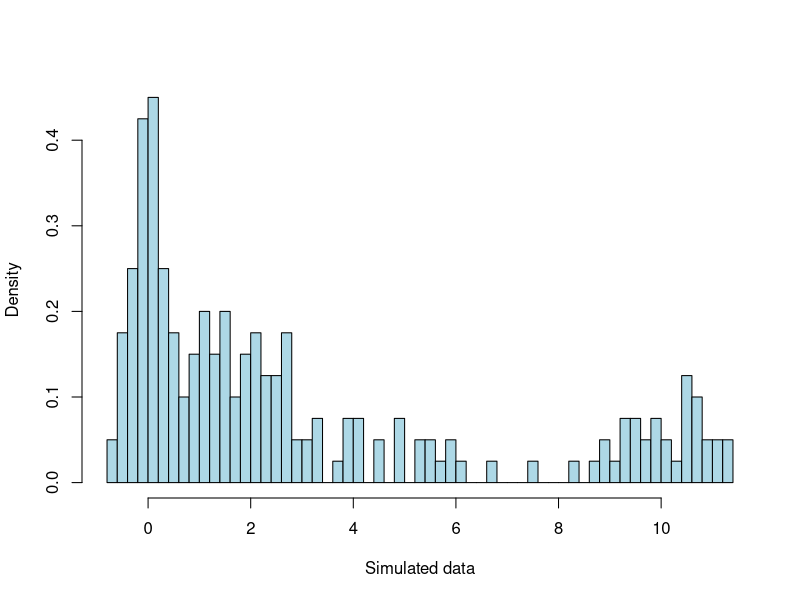
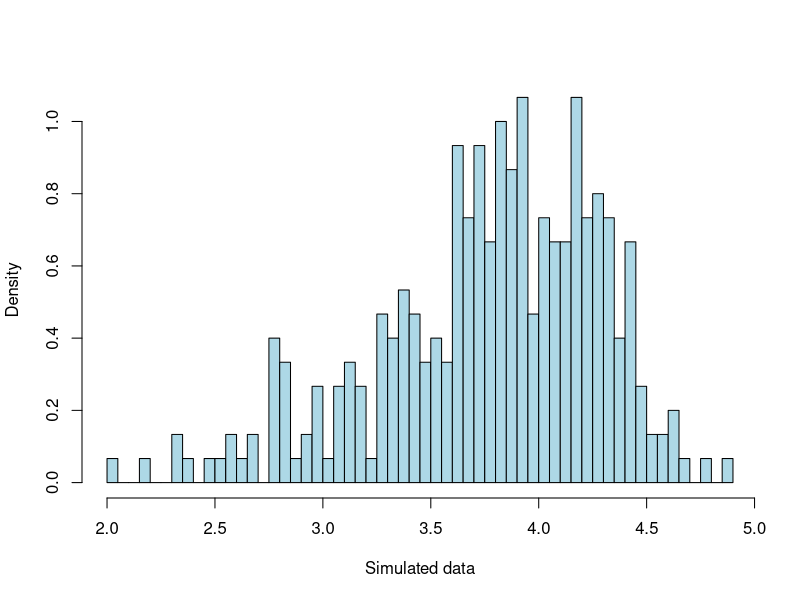

R code for these plots, in order: (Note: a time limit stopped this script after it produced the figures.)
##############################
# uvnm.rjmcmc 
##############################

rdirichlet <- function (n, alpha) {
  if(length(n) > 1) n <- length(n)
  if(length(n) == 0 || as.integer(n) == 0) return(numeric(0))
  n <- as.integer(n)
  if(n < 0) stop("integer(n) can not be negative in rtriang")
  
  if(is.vector(alpha)) alpha <- t(alpha)
  l <- dim(alpha)[2]
  x <- matrix(rgamma(l * n, t(alpha)), ncol = l, byrow=TRUE)  # Gere le recycling
  return(x / rowSums(x))
}

rMultinom <- function(p){
  if(any(p < 0))
    stop("non-positive probability")
  if(!isTRUE(all.equal(rowSums(p),rep(1, nrow(p)))))
    stop("The sums of probabilities have to be 1.")
  k <- ncol(p)
  n <- nrow(p)
  csm <- ifelse(outer(1:k,1:(k - 1),FUN=`<=`), 1, 0)
  cp <- p %*% csm
  U <- runif(n)
  rowSums(sweep(cp, 1, U, `<=`)) + 1
}



######################################
## decide whether to split-combine and birth-death
######################################

decideScBd <- function(k, kmax){
  if(k==1)
    action <- 1
  else{
    if(k==kmax)
      action <- 0
    else
      action <- ifelse(runif(1) <0.5, 1, 0)
  }
}

################################################
## get the probabilities for z in the split and combine cases
################################################

getP <- function(yjstar, muj1, muj2, sigma2j1, sigma2j2, wj1, wj2){
  p <- cbind(dnorm(yjstar, muj1, sqrt(sigma2j1)),
             dnorm(yjstar, muj2, sqrt(sigma2j2)))
  p[,1] <- p[,1] * wj1
  p[,2] <- p[,2] * wj2                 
  s <- rowSums(p)
  p[which(s == 0 | !is.finite(s)),] <- 1
  p / rowSums(p)
}

################################################
## get acceptance probabilities for split-combine
################################################

getAsc <- function(yjstar, j1.pos, j2.pos, k,
                   wj1, wj2, wjstar,
                   muj1, muj2, mujstar,
                   sigma2j1, sigma2j2, sigma2jstar,
                   delta, xi, kappa, alpha, beta,
                   p, b, d, u1, u2, u3){
  
  ## calculate acceptance probability
  ## take log first then transform to exponential. Cause there are
  ## multiplication of larger number of densities and so on.
  
  #likelihood ratio
  log.lr <- sum(dnorm(yjstar[j1.pos], mean=muj1, sd=sqrt(sigma2j1), log=TRUE)) +
    sum(dnorm(yjstar[j2.pos], mean=muj2, sd=sqrt(sigma2j2), log=TRUE)) -
    sum(dnorm(yjstar, mean=mujstar, sd=sqrt(sigma2jstar), log=TRUE))
  l1 <- length(j1.pos)
  l2 <- length(j2.pos)
  
  #term 1-3: ratio between two states
  #term1 includes various ratios
  log.term1 <- log.lr +    #likelihood ratio
    log(1) +               #ratio of p(k+1)/p(k)
    (delta-1+l1)*log(wj1) + (delta-1+l2)*log(wj2) - (delta-1+l1+l2)*log(wjstar) - #ratio of z
    lbeta(delta, k*delta) #ratio of w
  
  #term2 is the ratio of mu
  log.term2 <- log(k+1) +
    0.5*log(kappa/(2*pi)) -
    0.5*kappa*((muj1-xi)*2 + (muj2-xi)*2 - (mujstar-xi)*2) 
  
  #term3 is the ratio of sigma
  log.term3 <- alpha*log(beta) - lgamma(alpha) +
    (-alpha-1)*(log(sigma2j1) + log(sigma2j2) - log(sigma2jstar)) -
    beta*(1/sigma2j1 + 1/sigma2j2 - 1/sigma2jstar)
  
  #term4 is the transform ratio between two states
  log.Palloc <- sum(log(p[,1][j1.pos])) + sum(log(p[,2][j2.pos]))
  log.term4 <- log(d[k+1]) - log(b[k]) - log.Palloc -
    dbeta(u1, 2, 2, log=TRUE) - dbeta(u2, 2, 2, log=TRUE) - dbeta(u3, 1, 1, log=TRUE)
  
  #term5 is the Jacobian
  log.term5 <- log(wjstar) +log(abs(muj1-muj2)) + log(sigma2j1) + log(sigma2j2) -
    log(u2) -log(1-u2^2) - log(u3) - log(1-u3) - log(sigma2jstar)
  
  exp(log.term1 + log.term2 + log.term3 + log.term4 + log.term5)
}

######################################
## SPLIT MOVE
######################################

split <- function(y, k, w, mu, sigma2, Z, b, d, delta, xi, kappa, alpha, beta){
  #choose a component to split
  jstar <- sample(1:k, 1)
  
  s.acc <-0
  
  #generate intermidiate parameters
  u1 <- rbeta(1, 2, 2)
  u2 <- rbeta(1, 2, 2)
  u3 <- rbeta(1, 1, 1)
  
  #generate two new ws
  wjstar <- w[jstar]
  wj1 <- wjstar * u1
  wj2 <- wjstar * (1-u1)
  
  
  #generate two new mus
  mujstar <- mu[jstar]
  sigma2jstar <- sigma2[jstar]
  muj1 <- mujstar - u2*sqrt(sigma2jstar)*sqrt(wj2/wj1)
  muj2 <- mujstar + u2*sqrt(sigma2jstar)*sqrt(wj1/wj2)
  
  #check order of mu
  #newmu.part <- c(mu[jstar-1], muj1, muj2, mu[jstar+1])
  #if(all(order(newmu.part) == 1:length(newmu.part))){
    #generate two new sigma2s
    sigma2j1 <- u3 * (1-u2^2) * sigma2jstar * wjstar / wj1
    sigma2j2 <- (1-u3) * (1-u2^2) * sigma2jstar * wjstar / wj2
  
  #allocate z_i=jstar
  jstar.pos <- which(Z==jstar)
  if(length(jstar.pos) > 0){
    yjstar <- y[jstar.pos]
    p <- getP(yjstar, muj1, muj2, sigma2j1, sigma2j2, wj1, wj2)
    zj12 <- rMultinom(p)
    j1.pos <- which(zj12==1)
    j2.pos <- which(zj12==2)
    
    A <- getAsc(yjstar, j1.pos, j2.pos, k,
                wj1, wj2, wjstar,
                muj1, muj2, mujstar,
                sigma2j1, sigma2j2, sigma2jstar,
                delta, xi, kappa, alpha, beta,
                p, b, d, u1, u2, u3)
    
    if(runif(1) < min(1, A)){
      s.acc <- 1
      indicator <- rep(0,k)
      indicator[jstar] <- 1
      indicator[which((1:k) > jstar)] <- 2
      ind0 <- which(indicator==0)
      ind2 <- which(indicator==2)
      
      #generate new w vector
      w <- c(w[ind0], wj1, wj2, w[ind2])
      #generate new mu vector
      
      #TRACK CHANGE 'sample'
      mu <- c(mu[ind0], muj1, muj2, mu[ind2])
      #generate new sigma2 vector
      sigma2 <- c(sigma2[ind0], sigma2j1, sigma2j2, sigma2[ind2])
      #gernerate new Z matrix
      larger <- which(Z > jstar)
      Z[larger] <- Z[larger] + 1
      Z[jstar.pos[j1.pos]] <- jstar
      Z[jstar.pos[j2.pos]] <- jstar + 1
      
      
    }
  }
  
  list(w=w, mu=mu, sigma2=sigma2, Z=Z, s.acc=s.acc)
}

######################################
## COMBINE MOVE
######################################
combine <- function(y, k, w, mu, sigma2, Z, b, d, delta, xi, kappa, alpha, beta){
  #choose a pair of components to combine
  j1 <- sample(1:(k-1), 1)
  j2 <- j1 + 1
  
  # combine accepted
  c.acc <- 0
  
  #generate new parameters
  wj1 <- w[j1]
  wj2 <- w[j2]
  muj1 <- mu[j1]
  muj2 <- mu[j2]
  sigma2j1 <- sigma2[j1]
  sigma2j2 <- sigma2[j2]
  wjstar <- w[j1] + w[j2]
  mujstar <- (wj1*muj1 + wj2*muj2) / wjstar
  sigma2jstar = wj1*wj2*((muj1-muj2)/wjstar)**2 +
    (wj1*sigma2j1+wj2*sigma2j2)/wjstar
  
  #calculate acceptance probability
  #likelihood ratio
  jstar.pos <- which(Z==j1 | Z==j2)
  j1.pos <- match(which(Z==j1), jstar.pos)
  j2.pos <- match(which(Z==j2), jstar.pos)
  yjstar <- y[jstar.pos]
  p <- getP(yjstar, muj1, muj2, sigma2j1, sigma2j2, wj1, wj2)
  
  #generate intermidiate parameters
  #u1 u2 u3 are derived from split move (equations below eqn (10) on page 739
  u1 <- rbeta(1, 2, 2)
  u2 <- rbeta(1, 2, 2)
  u3 <- rbeta(1, 1, 1)
  #u1 <- wj1 / wjstar
  #u2 = (muj2-muj1) * sqrt(wj1*wj2/sigma2jstar) / wjstar
  #u2 = max(u2,1e-12)
  #u2 = min(u2,1.0-1e-4)
  #u3 = wj1*sigma2j1 / (wj1*sigma2j1+wj2*sigma2j2)
  
  A <- getAsc(yjstar, j1.pos, j2.pos, k-1,
              wj1, wj2, wjstar,
              muj1, muj2, mujstar,
              sigma2j1, sigma2j2, sigma2jstar,
              delta, xi, kappa, alpha, beta,
              p, b, d, u1, u2, u3)
  
  # ORDERING
  if(runif(1) < min(1, 1/A)){
    c.acc <- 1
    indicator <- rep(0,k)
    indicator[c(j1,j2)] <- 1
    indicator[which((1:k) > j2)] <- 2
    ind0 <- which(indicator==0)
    ind2 <- which(indicator==2)
    #generate new w vector
    w <- c(w[ind0], wjstar, w[ind2])
    #generate new mu vector
    
    # TRACK CHANGE 'sample'
    mu <- c(mu[ind0], mujstar, mu[ind2])
    #generate new sigma2 vector
    sigma2 <- c(sigma2[ind0], sigma2jstar, sigma2[ind2])
    #gernerate new Z matrix
    Z[which(Z==j2)] <- j1
    large <- which(Z > j2)
    Z[large] <- Z[large] - 1
  }
  list(w=w, mu=mu, sigma2=sigma2, Z=Z, c.acc=c.acc)
}


######################################
## Acceptance probability for birth-death move
######################################

getAbd <- function(n, k, k0, delta, wjstar, b, d){
  log.term1 <- log(1) - lbeta(k*delta, delta) + (delta-1)*log(wjstar) +
    (n+k*delta-k)*log(1-wjstar) + log(k+1)
  #note that there is an error in the original paper:
  # (1-wjstar)^(k-1) instead of (1-wjstar)^k
  log.term2 <- log(d[k+1]) - log(k0+1) - log(b[k]) - dbeta(wjstar,1,k, log=TRUE) + (k-1)*log(1-wjstar)
  exp(log.term1 + log.term2)
}


######################################
## BIRTH MOVE
######################################
birth <- function(n, k, w, mu, sigma2, Z, delta, xi, kappa, alpha, beta, b, d){
  
  b.acc <-0
  wjstar <- rbeta(1, 1, k)
  k0 <- sum(unlist(lapply(1:k, function(i) sum(Z==i)))==0)
  A <- getAbd(n, k, k0, delta, wjstar, b, d)
  if(runif(1) < min(1, A)){
    
    b.acc <- 1
    
    mujstar <- rnorm(1, mean=xi, sd=sqrt(1/kappa))
    sigma2jstar <- rgamma(1, shape=alpha, rate=beta)
    sigma2jstar <- 1 / sigma2jstar
    w <- w*(1-wjstar)
    jstar.pos <- which(mu > mujstar)[1]
    if(is.na(jstar.pos)){
      w <- c(w, wjstar)
      mu <- c(mu, mujstar)
      sigma2 <- c(sigma2, sigma2jstar)
    }
    else{
      indicator <- rep(0,k)
      indicator[which((1:k) >= jstar.pos)] <- 1
      ind0 <- which(indicator==0)
      ind1 <- which(indicator==1)
      w <- c(w[ind0], wjstar, w[ind1])
      
      #TRACK CHANGE 'sample'
      mu <- c(mu[ind0], mujstar, mu[ind1])
      sigma2 <- c(sigma2[ind0], sigma2jstar, sigma2[ind1])
      larger <- which(Z >= jstar.pos)
      Z[larger] <- Z[larger] + 1
    }
  }
  list(w=w, mu=mu, sigma2=sigma2, Z=Z, b.acc=b.acc)
}


######################################
## DEATH MOVE
######################################
death <- function(n, k, w, mu, sigma2, Z, delta, xi, kappa, alpha, beta, b, d){
  
  d.acc <-0
  d.candidate <- which(unlist(lapply(1:k, function(i) sum(Z==i)==0)))
  if(length(d.candidate) > 0){
    d.pos <- sample(1:length(d.candidate),1)
    d.pos <- d.candidate[d.pos]
    wjstar <- w[d.pos]
    k0 <- length(d.candidate) - 1
    A <- getAbd(n, k-1, k0, delta, wjstar, b, d)
    if(runif(1) < min(1, 1/A)){
      
      d.acc <- 1
      w <- w[-d.pos]
      w <- w / sum(w)
      mu <- mu[-d.pos]
      sigma2 <- sigma2[-d.pos]
      larger <- which(Z > d.pos)
      Z[larger] <- Z[larger] - 1
    }
  }
  list(w=w, mu=mu, sigma2=sigma2, Z=Z, d.acc=d.acc)
}

uvnm.rjmcmc <- function(y, nsweep, kmax, k, w, mu, sigma2, Z,
                        delta=1, xi=NULL, kappa=NULL, alpha=2,
                        beta=NULL, g=0.2, h=NULL, verbose=TRUE){
  #Error checking
  if(nsweep <= 0)
    stop("The number of sweeps has to be positive.")
  if(kmax < 0 || k < 0)
    stop("The number of components have to be positive.")
  if(kmax < k)
    stop("The maximum number of components allowed is larger than
         the intitial value of components.")
  if(length(w) != k){
    w <- rep(w, len=k)
    warning("The length of 'w' was not equal to k and
            was forced to be k by being cut off or recycled.")
  }
  if(any(w <=0))
    stop()
  if(sum(w) != 1){
    
  }
  if(length(mu) != k){
    mu <- rep(mu, len=k)
    warning("The length of 'mu' was not equal to k and
            was forced to be k by being cut off or recycled.")
  }
  if(length(sigma2) != k){
    sigma2 <- rep(sigma2, len=k)
    warning("The length of 'sigma2' was not equal to k and
            was forced to be k by being cut off or recycled.")
  }
  if(any(sigma2 <= 0))
    stop
  if(length(Z) != length(y)){
    Z <- rep(Z, len=length(y))
    warning("The length of 'Z' was not equal to the length of 'y' and
            was forced to be equal by being cut off or recycled.")
  }
  
  R <- diff(range(y))
  if(is.null(xi))
    xi <- median(y)
  if(is.null(kappa))
    kappa <- 1/R^2
  if(is.null(alpha))
    alpha <- 2
  if(is.null(g))
    g <- 0.2
  if(is.null(h))
    h <- 10/R^2
  if(is.null(beta))
    beta <- rgamma(1, shape=g, rate=h)
  
  n=length(y)
  
  cat(paste("R=",R,"\n", sep=""))
  cat(paste("xi=", xi,"\n", sep=""))
  cat(paste("kappa=",kappa,"\n", sep=""))
  cat(paste("alpha=",alpha, "\n", sep=""))
  cat(paste("g=",g, "\n", sep=""))
  cat(paste("h=",h, "\n",sep=""))
  
  split.move <- 0
  combine.move <- 0
  birth.move <- 0
  death.move <- 0
  
  s.acc <- 0
  c.acc <- 0
  b.acc <- 0
  d.acc <- 0
  
  
  #split probabilities
  b <- rep(0.5, kmax)
  b[kmax] <- 0
  #combine probabilities
  d <- rep(0.5, kmax)
  d[1] <- 0
  
  k.save <- rep(0, nsweep)
  w.save <- mu.save <- sigma2.save <- vector("list", nsweep)
  Z.save <- matrix(0, nrow=n, ncol=nsweep)
  for(i in 1:nsweep){
    k <- length(mu)
    
    #update w|...
    Z.expand <- do.call(cbind, lapply(1:k, function(i) ifelse(Z==i, 1, 0)))
    Nj <- colSums(Z.expand)
    w <- rdirichlet(1, delta + Nj)
    
    #update mu|...
    sumYj <- colSums(y * Z.expand)
    precision <- Nj/sigma2 + kappa
    mean <- (sumYj/sigma2 + kappa*xi) / precision
    mu.new <- rnorm(k, mean=mean, sd=sqrt(1/precision))
    if(all(order(mu.new) == 1:k)){
      mu <- mu.new
    }
    
    #update simga2|...
    Diff2j <- outer(y, mu, `-`) ^ 2
    sumDiff2j <- colSums(Diff2j * Z.expand)
    sigma2 <- rgamma(k, shape=alpha + Nj/2, rate=beta + sumDiff2j/2)
    sigma2 <- 1 / sigma2
    
    #update Z
    #p <- exp(- Diff2j %*% diag(1/(2*sigma2), nrow=k, ncol=k))
    #p <- p %*% diag(w/sqrt(sigma2), nrow=k, ncol=k)
    p <- do.call(cbind, lapply(1:k, function(i)
      w[i] * dnorm(y, mu[i], sqrt(sigma2[i]))))
    s <- rowSums(p)
    p[which(s == 0 | !is.finite(s)),] <- 1
    p <- p / rowSums(p)
    if(ncol(p) > 1){
      Z <- rMultinom(p)
    }
    else{
      Z <- rep(1, n)
    }
    
    #update beta
    beta <- rgamma(1, shape=g + k*alpha, rate=h + sum(1/sigma2))
    
    #combine or split
    action <- decideScBd(k, kmax)
    if(action==1){
      split.results <- split(y, k, w, mu, sigma2, Z, b, d, delta, xi, kappa, alpha, beta)
      split.move <- split.move +1
      s.acc <- s.acc + split.results$s.acc
      w <- split.results$w
      mu <- split.results$mu
      sigma2 <- split.results$sigma2
      Z <- split.results$Z
      k <- length(w)
    }
    else{
      combine.results <- combine(y, k, w, mu, sigma2, Z, b, d, delta, xi, kappa, alpha, beta)
      combine.move <- combine.move + 1
      c.acc <- c.acc + combine.results$c.acc
      w <- combine.results$w
      mu <- combine.results$mu
      sigma2 <- combine.results$sigma2
      Z <- combine.results$Z
      k <- length(w)
    }
    
    #birth-death
    action <- decideScBd(k, kmax)
    if(action==1){
      birth.results <- birth(n, k, w, mu, sigma2, Z, delta,
                             xi, kappa, alpha, beta, b, d)
      birth.move <- birth.move +1
      b.acc <- b.acc + birth.results$b.acc
      w <- birth.results$w
      mu <- birth.results$mu
      sigma2 <- birth.results$sigma2
      Z <- birth.results$Z
      k <- length(w)
    }
    else{
      
      death.results <- death(n, k, w, mu, sigma2, Z, delta,
                             xi, kappa, alpha, beta, b, d)
      death.move <- death.move + 1
      d.acc <- d.acc + death.results$d.acc
      w <- death.results$w
      mu <- death.results$mu
      sigma2 <- death.results$sigma2
      Z <- death.results$Z
      k <- length(w)
    }
    
    k.save[i] <- k
    w.save[[i]] <- w
    mu.save[[i]] <- mu
    sigma2.save[[i]]<- sigma2
    Z.save[,i] <- Z
    
    if (verbose && i %% 10000 == 0){
      cat(paste(i, " sweeps", " have finished.\n", sep=""))
    }
    
    
  }
  
  list(k.save=k.save, w.save=w.save, mu.save=mu.save,
       sigma2.save=sigma2.save, Z.save=Z.save, s.move=split.move, 
       b.move=birth.move, c.move=combine.move, d.move=death.move,
       s.acc=s.acc, c.acc=c.acc,b.acc=b.acc,d.acc=d.acc)
}

#################################
# SIMULATE DATA
#################################
N <- 200
components <- sample(1:4, prob=c(0.3,0.4,0.1,0.2), size=N, replace=TRUE)
mu <- c(0,2,5,10)
sd <- sqrt(c(0.1,1,2,0.5))
samples <- rnorm(n=N, mean=mu[components], sd=sd[components])

hist(samples, breaks=50, main="", xlab="Simulated data", col="lightblue", freq = FALSE)
summary(samples)

###################
# k=2
###################

N <- 300
components <- sample(1:2, prob=c(0.2,0.8), size=N, replace=TRUE)
mu <- c(3,4)
sd <- sqrt(c(0.1,0.1))
samples <- rnorm(n=N, mean=mu[components], sd=sd[components])

hist(samples, breaks=50, main="", xlab="Simulated data", col="lightblue", freq = FALSE)
summary(samples)

#################################
# INITALISE RJMCMC SAMPLER
################################

w <- c(1/3,1/3,1/3)
mu <- c(0,3,10)
sigma2 <- c(1,1,1)
Z <- do.call(cbind, lapply(1:3, function(i)
  w[i]*dnorm(samples, mu[i], sqrt(sigma2[i]))))
Z <- apply(Z, 1, function(x) which(x==max(x))[1])

result <- uvnm.rjmcmc(y=samples, nsweep=100000, kmax=30, k=3, w=w,
                      mu=mu, sigma2=sigma2, Z=Z,
                      delta=1, xi=NULL, kappa=NULL, alpha=2,
                      beta=NULL, g=0.2, h=NULL, verbose=TRUE)

####################################
# CALCULATE MOVES
####################################

result$b.move
result$d.move
result$s.move
result$c.move

result$b.acc
result$d.acc
result$s.acc
result$c.acc


acc.p <- c(result$s.move/result$s.acc, result$c.move/result$c.acc, result$b.move/result$b.acc, result$d.move/result$d.acc)
acc.p

###############################
# Raw plot and bar plot for K
###############################

k <- c()
for (i in 1:12){
   k <- cbind(k,length(which(result$k.save==i)))
}
k/100000

# 2 BARPLOT OF K
barplot(k, width = 1, names.arg=c("1","2","3","4","5","6","7","8","9","10","11","12"), xlab=("Number of components"), ylab=("Frequency"), col="lightblue")

# TRACE PLOT OF K
plot(result$k.save, xlab= "Iterations", ylab= "k", type="l", col="darkblue") # Does this model favour a larger number of compoents

######################################
# PLOTS FOR EACH COMPONENT 
######################################
w1 <- c()
w2 <- c()
w3 <- c()
w4 <- c()

mu1 <- c()
mu2 <- c()
mu3 <- c()
mu4 <- c()

sdev1<-c()
sdev2<-c()
sdev3<-c()
sdev4<-c()


for (i in (1:100000)) {
  if (length(result$mu.save[[i]])==4) {
    w1 <- cbind(w1,result$w.save[[i]][1])
    w2 <- cbind(w2,result$w.save[[i]][2])
    w3 <- cbind(w3,result$w.save[[i]][3])
    w4 <- cbind(w4,result$w.save[[i]][4])

    mu1 <- cbind(mu1, result$mu.save[[i]][1])
    mu2 <- cbind(mu2, result$mu.save[[i]][2])
    mu3 <- cbind(mu3, result$mu.save[[i]][3])
    mu4 <- cbind(mu4, result$mu.save[[i]][4])
    
    sdev1 <- cbind(sdev1,sqrt(result$sigma2.save[[i]][1]))
    sdev2 <- cbind(sdev2,sqrt(result$sigma2.save[[i]][2]))
    sdev3 <- cbind(sdev3,sqrt(result$sigma2.save[[i]][3]))
    sdev4 <- cbind(sdev4,sqrt(result$sigma2.save[[i]][4]))
  }
  else {
    
  }
}


# Reversible Jump MCMC output on the parameters of the model for simulating data, condition on k=4. 

# TRACE PLOTS FOR EACH PARAMETER

#plot(w1[1:length(w1)], type='l',ylim=c(0,0.6))
#lines(w2[1:length(w2)], type='l')
#lines(w3[1:length(w3)], type='l')
#lines(w4[1:length(w4)], type='l')

plot(mu1[1:length(mu1)],type='l',ylim=c(-1,10.2), ylab="Means", col="darkblue")
lines(mu2[1:length(mu2)], type='l',col="darkblue")
lines(mu3[1:length(mu3)], type='l',col="darkblue")
lines(mu4[1:length(mu4)], type='l',col="darkblue")

#plot(sdev1[1:length(sdev1)], type='l',ylim=c(-1,12))
#lines(sdev2[1:length(sdev2)], type='l')
#lines(sdev3[1:length(sdev3)], type='l')
#lines(sdev4[1:length(sdev4)], type='l')


# CUMULAIVE AVERAGE OF WEIGTHS CONDITIONED ON K=4 
plot(1, type="n", xlim=c(1,length(w1)), ylim=c(0,0.5), ylab="Weights")
lines(1:length(w1), cumsum(w1) / (1:length(w1)), col="red")
lines(1:length(w2), cumsum(w2) / (1:length(w2)), col="red")
lines(1:length(w3), cumsum(w3) / (1:length(w3)), col="red")
lines(1:length(w4), cumsum(w4) / (1:length(w4)), col="red")

# CUMULAIVE AVERAGE OF MEANS CONDITIONED ON K=4
plot(1, type="n", xlim=c(1,length(mu1)), ylim=c(0,10), ylab="Means")
lines(1:length(mu1), cumsum(mu1) / (1:length(mu1)), col="red")
lines(1:length(mu2), cumsum(mu2) / (1:length(mu2)), col="red")
lines(1:length(mu3), cumsum(mu3) / (1:length(mu3)), col="red")
lines(1:length(mu4), cumsum(mu4) / (1:length(mu4)), col="red")

# CUMULAIVE AVERAGE OF WEIGTHS CONDITIONED ON K=4 
plot(1, type="n", xlim=c(1,length(sdev1)), ylim=c(0,2), ylab="Standard deviation")
lines(1:length(sdev1), cumsum(sdev1) / (1:length(sdev1)), col="red")
lines(1:length(sdev2), cumsum(sdev2) / (1:length(sdev2)), col="red")
lines(1:length(sdev3), cumsum(sdev3) / (1:length(sdev3)), col="red")
lines(1:length(sdev4), cumsum(sdev4) / (1:length(sdev4)), col="red")

# HISTOGRAMS FOR EACH PARAMETER
# Density estimates conditioned on k=4 for mean, weights and standard dev

ksave <- result$k.save
focus.k <- 4
pick.k <- which(ksave==focus.k)

mu_hist <- unlist(result$mu.save[pick.k])
sigma2_hist <- unlist(result$sigma2.save[pick.k])
w_hist <- unlist(result$w.save[pick.k])

hist(w_hist, breaks=50, main="", xlab="Weights", col="lightblue")
hist(mu_hist, breaks=70,xlim=c(-1,12),main="", xlab="Means", col="lightblue")
hist(sigma2_hist, breaks=50, main="", xlab="Standard deviation",col="lightblue")

#DESITY ESTIMATE

post <- rnorm(n=length(mu_hist), mean=mu_hist, sd=sqrt(sigma2_hist))
hist(samples, breaks=50, main="", xlab="Simulated data", col="lightblue", freq = FALSE, xlim=c(-2,12))
lines(density(post),na.rm=TRUE, lwd=1, lty=5)


w.mat <- matrix(c(w1,w2,w3,w4), ncol=4, nrow=length(w1), byrow=FALSE)
mu.mat <- matrix(c(mu1,mu2,mu3,mu4), ncol=4, nrow=length(mu1), byrow=FALSE)
sdev.mat <- matrix(c(sdev1,sdev2,sdev3,sdev4), ncol=4, nrow=length(sdev1), byrow=FALSE)  

colMeans(mu.mat)
colMeans(w.mat)
colMeans(sdev.mat)^2
